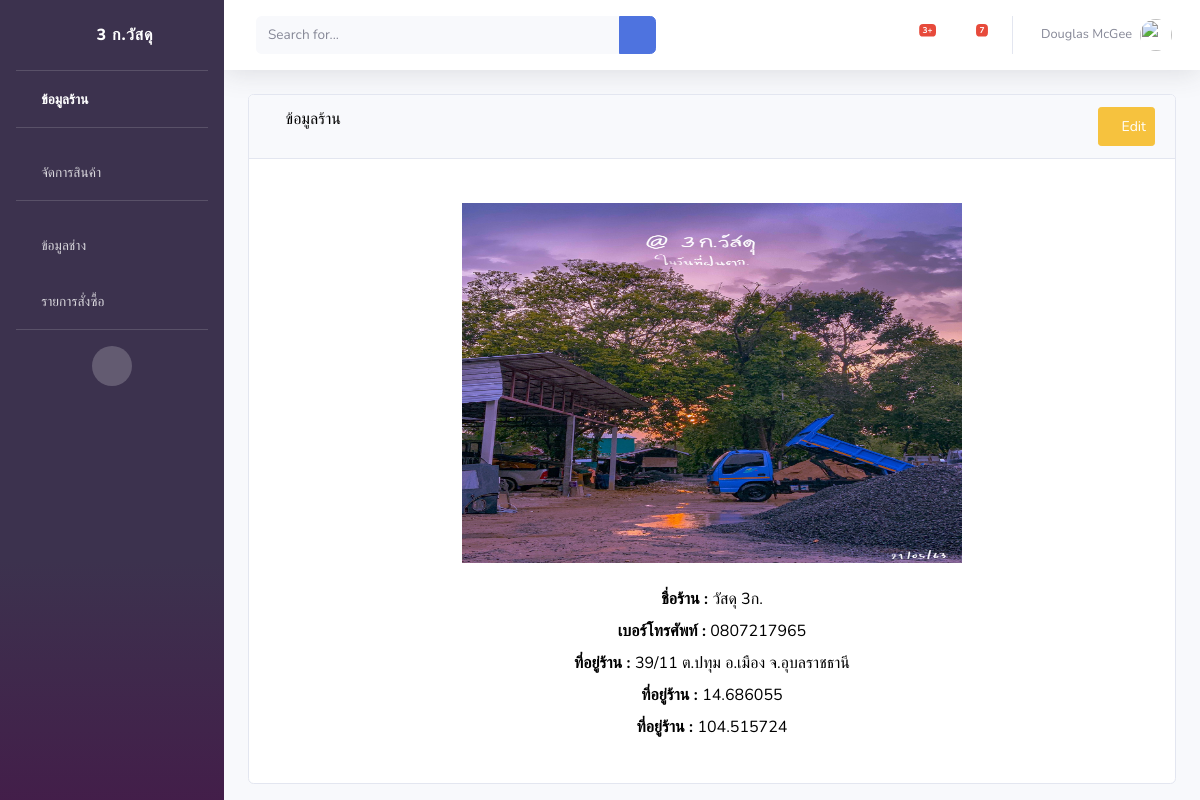
The page / on the database its author committed.
### api/models.py (models this page shows, shortened)
class Store (models.Model):
    store_name = models.CharField(max_length=100,default=' ',verbose_name = 'ชื่อร้าน')
    store_img = models.ImageField(upload_to='images/store/', default='images/store/no-img.png', verbose_name = 'รูปร้าน')
    store_phone = models.CharField(max_length=100,default=' ',verbose_name = 'เบอร์โทรศัพท์ร้าน')
    store_address = models.CharField(max_length=100,default=' ',verbose_name = 'ที่อยู่ร้าน')
    lat =  models.CharField(max_length=1000,default=' ')
    lng =  models.CharField(max_length=1000,default=' ')
    class Meta:
        verbose_name = 'ข้อมูลร้าน'

### api/views.py (the view)
# urls.py: path('',views.store, name='store'),
def store(req):
    store = Store.objects.get()
    return render(req, 'api/store.html', {
        'store': store,
    })

### api/templates/api/store.html (shortened to what this page needs)
{% extends 'api/base.html' %}
{% block content %}
<div id="content-wrapper">
  <div class="container-fluid">
      <div class="card mb-3">
          <div class="card-header">
              <i class="fas fa-table"></i>
              ข้อมูลร้าน
              <a  class="btn btn-sm btn-warning" href="/editstore/{{store.id}}"" style="padding: 8px; float: right;  color: white;" > <span class="fa fa-edit"></span> Edit</a>
          </div>
          <div class="card-body">
            <form class="form-horizontal" action="/store" method="POST"  enctype="multipart/form-data">
              <div class="form-group">
                  <div class="form-row">
                      <div class="col-md-12">
                          <div class="form-label-group">
                           <br>
                           <center> <img src="media/{{store.store_img}}" width="500" height="360"> </center> <br>
                           <center><label for="stores"><b>ชื่อร้าน : </b>{{store.store_name}}</label> </center>
                           <center><label for="stores"><b>เบอร์โทรศัพท์ : </b>{{store.store_phone}}</label> </center>
                           <center><label for="stores"><b>ที่อยู่ร้าน : </b>{{store.store_address}}</label> </center>
                          <center><label for="lat"><b>ที่อยู่ร้าน : </b>{{store.lat}}</label> </center>
                          <center><label for="stores"><b>ที่อยู่ร้าน : </b>{{store.lng}}</label> </center>
                          </div>
                      </div>
                  </div>
              </div>
          </form>
          </div>
      </div>
  </div>
</div>
{% endblock %}

### api/templates/api/store.html (style rules this page uses)
body { margin: 0; font-family: Nunito,-apple-system,BlinkMacSystemFont,"Segoe UI",Roboto,"Helvetica Neue",Arial,sans-serif,"Apple Color Emoji","Segoe UI Emoji","Segoe UI Symbol","Noto Color Emoji"; font-size: 1rem; font-weight: 400; line-height: 1.5; color: #000000; text-align: left; }

### rows shown on the page
Store: store_img (picture), store_name "วัสดุ 3ก.", store_phone "0807217965", store_address "39/11 ต.ปทุม อ.เมือง จ.อุบลราชธานี", lat "14.686055", lng "104.515724"
